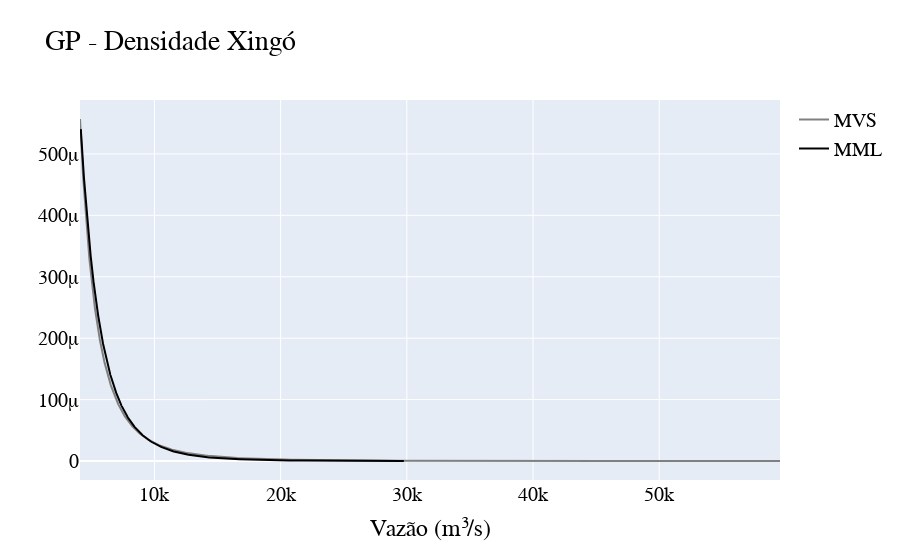
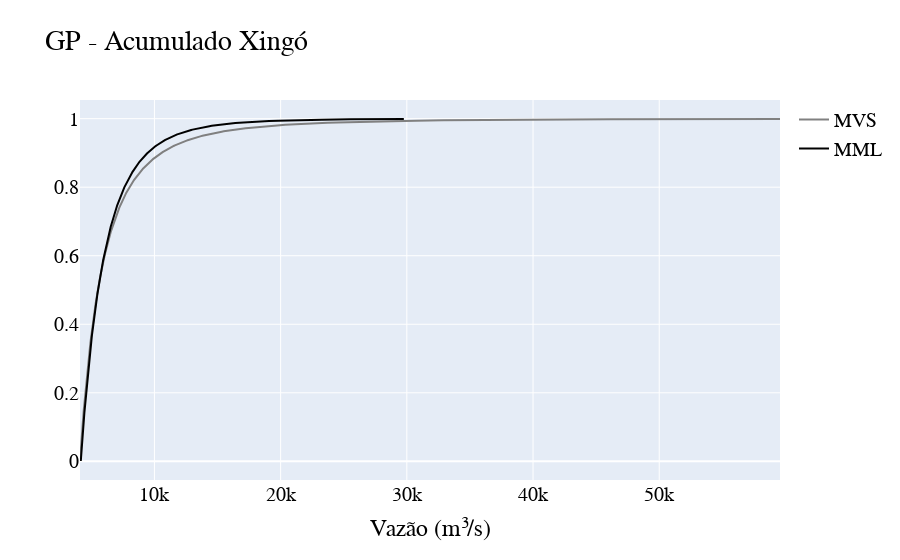

Here is the notebook cell these charts were saved with, in order:
### Markdown cell above
##### Visualizando distribuições pelos dois estimadores

### Code cell
#Definindo legenda
fig_density_mml_pareto['data'][0].name = "MML"
fig_density_mvs_pareto['data'][0].name = "MVS"

#Ajustando cor dos gráficos
fig_density_mml_pareto['data'][0].line.color = 'rgb(0, 0, 0)'

#Densidade
fig_density = go.Figure(data = fig_density_mvs_pareto['data'] + fig_density_mml_pareto['data'])

fig_density.update_layout(
    title="GP - Densidade Xingó",
    xaxis_title="Vazão (m³/s)",
    showlegend=True,
    font=dict(family='Time New Roman', size=20, color='rgb(0,0,0)')) 

fig_density.show()


#Acumulado

#Definindo legenda
fig_acum_mml_pareto['data'][0].name = "MML"
fig_acum_mvs_pareto['data'][0].name = "MVS"

#Ajustando cor dos gráficos
fig_acum_mml_pareto['data'][0].line.color = 'rgb(0, 0, 0)'

fig_acum = go.Figure(data = fig_acum_mvs_pareto['data'] + fig_acum_mml_pareto['data'])

fig_acum.update_layout(
    title="GP - Acumulado Xingó",
    xaxis_title="Vazão (m³/s)",
    showlegend=True,
    font=dict(family='Time New Roman', size=20, color='rgb(0,0,0)')) 

fig_acum.show()

### Figure 1 — Plotly figure (JSON) as saved in the notebook; plotly's stock layout.template omitted (floating-point values rounded to 4 significant figures; data arrays with more than 128 entries replaced by an {"elided": "..."} marker saying what was removed)
{"data": [{"line": {"color": "rgb(128, 128, 128)", "width": 2}, "name": "MVS", "type": "scatter", "x": {"elided": "999 float values"}, "y": {"elided": "999 float values"}}, {"line": {"color": "rgb(0, 0, 0)", "width": 2}, "name": "MML", "type": "scatter", "x": {"elided": "999 float values"}, "y": {"elided": "999 float values"}}], "layout": {"font": {"color": "rgb(0,0,0)", "family": "Time New Roman", "size": 20}, "showlegend": true, "title": {"text": "GP - Densidade Xingó"}, "xaxis": {"title": {"text": "Vazão (m³/s)"}}}}

### Figure 2 — Plotly figure (JSON) as saved in the notebook; plotly's stock layout.template omitted (floating-point values rounded to 4 significant figures; data arrays with more than 128 entries replaced by an {"elided": "..."} marker saying what was removed)
{"data": [{"line": {"color": "rgb(128, 128, 128)", "width": 2}, "name": "MVS", "type": "scatter", "x": {"elided": "999 float values"}, "y": {"elided": "999 float values"}}, {"line": {"color": "rgb(0, 0, 0)", "width": 2}, "name": "MML", "type": "scatter", "x": {"elided": "999 float values"}, "y": {"elided": "999 float values"}}], "layout": {"font": {"color": "rgb(0,0,0)", "family": "Time New Roman", "size": 20}, "showlegend": true, "title": {"text": "GP - Acumulado Xingó"}, "xaxis": {"title": {"text": "Vazão (m³/s)"}}}}
